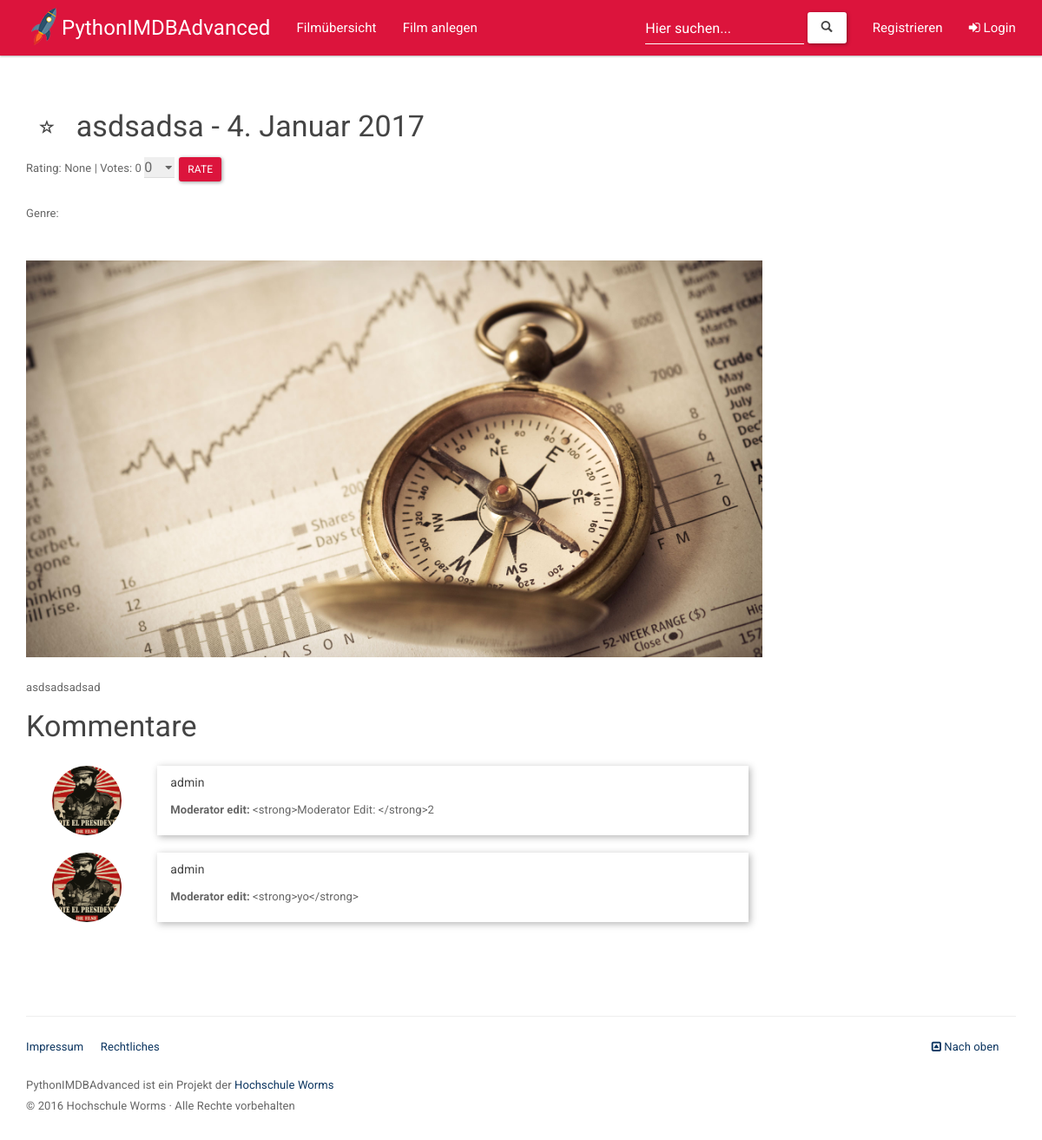
/movie/24, run on an earlier commit of the app's database.
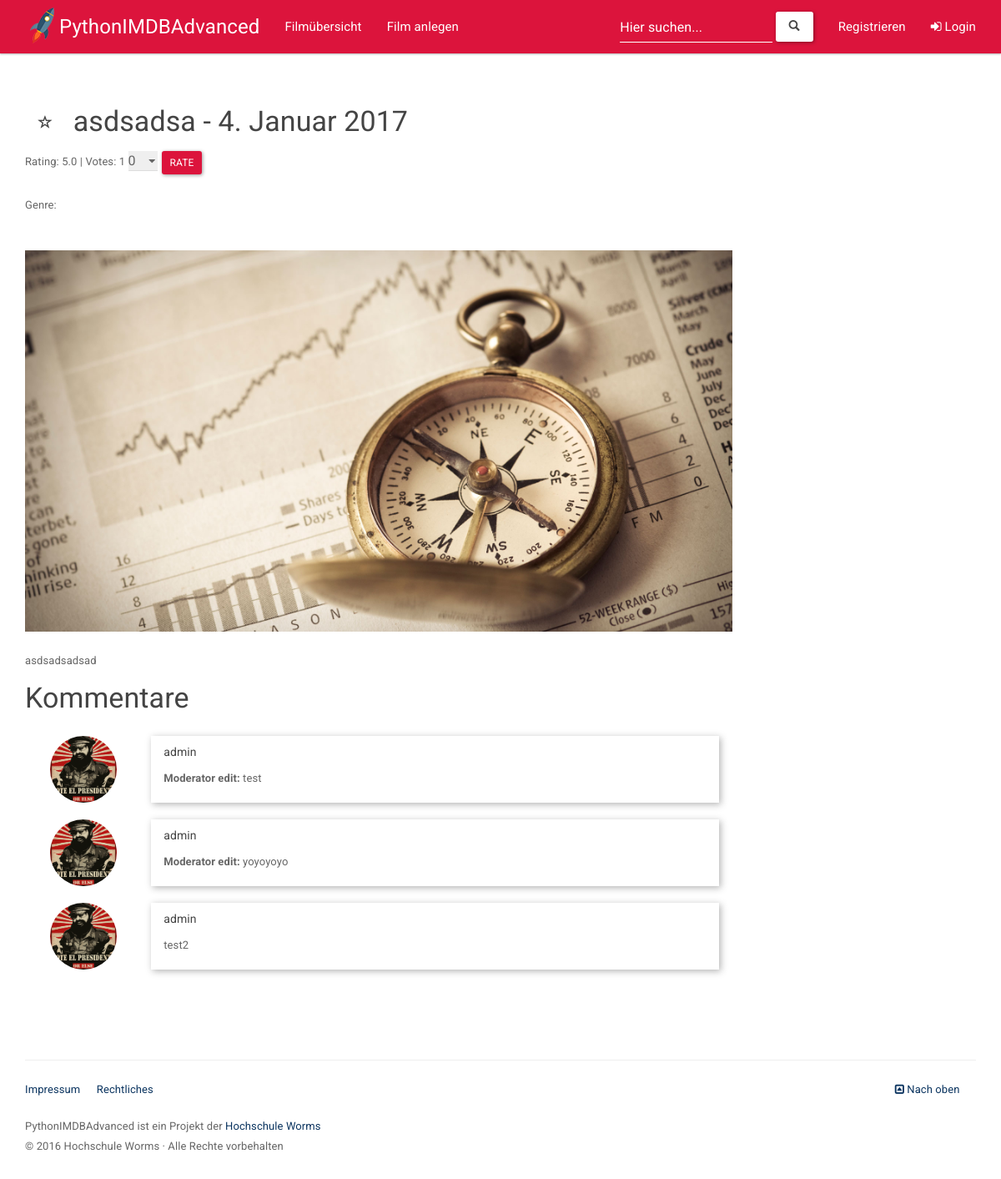
And on a later commit of the database.
### main/models.py (models this page shows, shortened)
class Movies(models.Model):
    name = models.CharField(max_length=90)
    description = models.TextField(max_length=4000)
    description_short = models.CharField(max_length=80)
    logo = models.ImageField(storage=fs)
    created_at = models.DateField()
    video_url = models.CharField(max_length=100, blank=True)
    @property
    def rating(self):
        p = MovieRating.objects.filter(movie=self).aggregate(Avg('rating'))
        p1 = str(p)
        p2 = p1.split(':')[1]
        p2 = p2.split('}')[0]
        if p2 == ' None':
            return 'None'
        else:
            return p2
    @property
    def votes(self):
        return MovieRating.objects.filter(movie=self).count()

class Comments(models.Model):
    movie = models.ForeignKey(Movies, on_delete=models.CASCADE)
    user = models.ForeignKey(User, on_delete=models.CASCADE)
    comment = models.TextField(max_length=3000, blank=True)
    is_moderatored = models.BooleanField()

class Profile(models.Model):
    user = models.OneToOneField(User, on_delete=models.CASCADE)
    picture = models.ImageField(storage=fs, blank=True)
    biography = models.TextField(max_length=3000, blank=True)

### main/views.py (the view, shortened to what this page needs)
# urls.py: url(r'^movie/(?P<movie_id>[0-9]+)', views.showMovie, name='showMovie'),
def showMovie(request, movie_id):
    if not request.user.is_authenticated() or not request.user.moderator.is_moderator:
        movie = get_object_or_404(Movies, id=movie_id)
        context = {
            'movie': movie,
            'comment_form': CommentsForm(),
            'fav': FavMovies.objects.filter(user__id=request.user.id, movie__id=movie_id),
            'rating': MovieRatingForm(),
        }
        return render(request, template_name='main/movie_show.html', context=context)

### main/forms.py
class CommentsForm(forms.ModelForm):
    comment = forms.CharField(max_length=3000, label='Kommentar', widget=TinyMCE(attrs={'cols':70, 'rows': 5, 'placeholder': 'Geben Sie hier Ihr Kommentar ein...'}), required=False)
    class Meta:
        model = Comments
        fields = ['comment']

class MovieRatingForm(forms.ModelForm):
    rating = forms.ChoiceField(choices = MovieRating.RATING_CHOICES, label="", initial='', widget=forms.Select(), required=False)
    class Meta:
        model = MovieRating
        fields = ['rating']

### templates/main/movie_show.html (shortened to what this page needs)
{% extends 'base.html' %}
{% load staticfiles %}
{% load embed_video_tags %}
{% block style %}
{{ block.super }}
    <link rel="stylesheet" href="{% static "css/detail.css" %}" />
    <link rel="stylesheet" href="{% static "css/lightbox.css" %}" />
{% endblock style %}
{% block content %}
    <div class="row">
        <div class="col-md-9">
                <h3>
                    {% if fav %}
                    <a href="{% url 'unlike_movie' movie.id %}" class="btn btn-default btn-lg"><span class="glyphicon glyphicon-star" aria-hidden="true"></span></a>
                    {% else %}
                    <a href="{% url 'like_movie' movie.id %}" class="btn btn-default btn-lg"><span class="glyphicon glyphicon-star-empty" aria-hidden="true"></span></a>
                    {% endif %}
                    {{ movie.name }} - {{ movie.created_at }}
                </h3>
                {% load i18n %}
                <form class="form-horizontal" enctype="multipart/form-data" method="POST" action="{% url 'rate_movie' movie.id %}">
                    <fieldset>
                    <div class="form-group">
                        <div class="col-sm-4">
                            <span class="edit_span">Rating: {{ movie.rating }} | Votes: {{ movie.votes }} {{ rating.rating }}</span>
                        <button type="submit" class="btn btn-primary btn-sm edit">Rate</button>
                        </div>
                    </div>
                    </fieldset>
                </form>
                <span>Genre: {% for genre in movie.moviegenre_set.all %}{{ genre.genre.name }}, {% endfor %}</span><br>
                {% include "main/share.html" %}
                {% if movie.logo %}
                    <img class="img img-responsive" src="{{ movie.logo.url }}" style="margin-top: 10px"/>
                {% endif %}
                <div class="col-md-12 context">
                <p>
                    {{ movie.description|safe }}
                </p>
                </div>
                <div class="col-md-12" id="proj-img">
                </div>
                <h3>Kommentare</h3>
                {% if movie.comments_set.all %}
                <div class="col-md-12 comments">
                    {% for comment in movie.comments_set.all %}
                        <div class="col-md-2 profile">
                            <a href="{% url 'profile_show' comment.user.id %}">
                            {% if comment.user.profile.picture %}
                                <div class="profile-img" style="background-image: url({{ comment.user.profile.picture.url }})"></div>
                            {% else %}
                                <div class="profile-img" style="background-image: url({% static 'img/placeholder.png' %})"></div>
                            {% endif %}
                            </a>
                        </div>
                        {% if user.moderator.is_moderator %}
                            <form class="form-horizontal" enctype="multipart/form-data" method="POST" action="{% url 'commentEdit' movie.id comment.id %}">
                                <fieldset>
                                {% csrf_token %}
                                <div class="col-lg-10 comment">
                                    <a href="{% url 'profile_show' comment.user.id %}"> <h6>{{ comment.user }}</h6></a>
                                    {% if comment.is_moderatored %}
                                    <strong>Moderator edit: </strong>{{ comment.comment }}
                                    {% else %}
                                        {{ comment.comment }}
                                    {% endif %}
                                    <div class="line-separator"></div>
                                    <h5>Edit Comment:</h5>
                                    {{ comment_edit.comment }}
                                    <button type="submit" class="btn btn-primary btn-sm edit">Editieren</button>
                                </div>
                                </fieldset>
                            </form>
                        {% else %}
                            <div class="col-lg-10 comment">
                                <a href="{% url 'profile_show' comment.user.id %}"> <h6>{{ comment.user }}</h6></a>
                                {% if comment.is_moderatored %}
                                <strong>Moderator edit: </strong>{{ comment.comment }}
                                {% else %}
                                    {{ comment.comment }}
                                {% endif %}
                            </div>
                        {% endif %}
                    {% endfor %}
                </div>
                {% endif %}
        </div>
    </div>
{% endblock content %}

### templates/base.html (shortened to what this page needs)
<!DOCTYPE html>
<html>
<head>
    {% load static from staticfiles %}
    {% block style %}
    <link rel="stylesheet" href="{% static "css/bootstrap.min.css" %}" />
    <link rel="stylesheet" href="{% static "css/pythonimdbadvanced.css" %}" />
    <link rel="stylesheet" href="//maxcdn.bootstrapcdn.com/font-awesome/4.6.3/css/font-awesome.min.css" />
    {% endblock style %}
</head>
<body>
    {% include "navigation.html" %}
    <div class="container" id="content">
    {% block content %}
    {% endblock content %}
    </div>
    {% include "footer.html" %}
</body>
</html>

### templates/navigation.html (shortened to what this page needs)
    {% load static from staticfiles %}
    <nav class="navbar navbar-inverse navbar-fixed-top">
      <div class="container">
        <div class="navbar-header" name="top">
          <a href="{% url 'home' %}" class="pull-left"><img src="{% static 'img/logo.png' %}"></a>
          <a href="{% url 'home' %}" class="pull-left"><span class="navbar-brand"> PythonIMDBAdvanced</span></a>
        </div>
        <div class="navbar-collapse collapse" id="navbar-main">
          <ul class="nav navbar-nav">
            <li>
                <a href="/movies">Filmübersicht</a>
            </li>
            <li>
                <a href="/movie/new" id="themes">Film anlegen</a>
            </li>
          </ul>
          <ul class="nav navbar-nav navbar-right">
            {% if request.user.is_authenticated %}
            <li><a href="{% url 'profile_edit' %}"><i class="fa fa-cogs" aria-hidden="true"></i> {{ request.user.email }}</a></li>
            <li><a href="/accounts/logout"><i class="fa fa-sign-out" aria-hidden="true"></i> Logout</a></li>
            {% else %}
            <li><a href="/accounts/signup">Registrieren</a></li>
            <li><a href="/accounts/login"><i class="fa fa-sign-in" aria-hidden="true"></i> Login</a></li>
            {% endif %}
          </ul>
          <form class="navbar-form navbar-right" role="search" action="{% url 'watson:search' %}">
            <div class="form-group">
                <input type="text" class="form-control" placeholder="Hier suchen..." name="q" value="{{request.GET.q}}">
            </div>
            <button type="submit" class="btn btn-default"><span class="glyphicon glyphicon-search" aria-hidden="true"></span></button>
          </form>
        </div>
      </div>
    </nav>

### templates/main/share.html (shortened to what this page needs)
{% load staticfiles %}
<div class="a2a_kit a2a_kit_size_32 a2a_default_style">
<a class="a2a_button_facebook"></a>
<a class="a2a_button_twitter"></a>
<a class="a2a_button_google_plus"></a>
</div>

### templates/footer.html
<footer class="container">
    <hr>
    <div class="row">
        <div class="col-lg-12">
            <ul class="list-unstyled">
                <li class="pull-right">
                    <a href="#top"><i class="fa fa-caret-square-o-up" aria-hidden="true"></i> Nach oben</a>
                </li>
                <li>
                    <a href="/imprint">Impressum</a>
                </li>
                <li>
                    <a href="/legal">Rechtliches</a>
                </li>
            </ul>
            <p>PythonIMDBAdvanced ist ein Projekt der <a href="http://www.hs-worms.de">Hochschule Worms</a></p>
            <p>© 2016 Hochschule Worms · Alle Rechte vorbehalten</p>
        </div>
    </div>
</footer>

### staticfiles/css/pythonimdbadvanced.css (style rules this page uses)
.nav li > a { font-size: 15px; }
#content { margin-top: 8em; }
footer { margin: 5em 0 }
footer li { float: left; margin-right: 1.5em; margin-bottom: 1.5em }
footer p { clear: left; margin-bottom: 0 }
.navbar-inverse { background-color: crimson; }
select { width: 35px; outline: none; }
input { outline: none; }

### staticfiles/css/detail.css (style rules this page uses)
.profile-img { height: 80px; width: 80px; border-radius: 50%; display: inline-block; text-align: center; background-repeat: no-repeat; background-size: cover; background-position: center; }
.context { padding: 0; text-align: justify; margin-top: 10px; }
.comments { margin-top: 15px; }
.comment { box-shadow: 2px 2px 8px rgba(45, 45, 45, 0.36); min-height: 80px; margin-bottom: 20px; }
.btn-lg { box-shadow: none; }
.edit { margin-bottom: 10px; float:left; background-color: crimson; }
.edit_span { float:left; margin-right: 5px; }

### staticfiles/css/lightbox.css (style rules this page uses)
body:after { content: url(../../img/close.png) url(../../img/loading.gif) url(../../img/prev.png) url(../../img/next.png); display: none; }

What changed in the data, as far as the page shows it:
computed for Movies "asdsadsa": rating "None" → "5.0"; votes "0" → "1"
changed Comments: comment "<strong>Moderator Edit: </strong>2" → "test"
changed Comments: comment "<strong>yo</strong>" → "yoyoyoyo"
added Comments: user.profile.picture (picture), user "admin", comment "test2"
